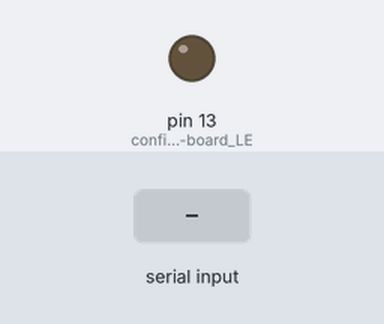
This sketch was run on a simulated Arduino Uno, built with avr-gcc and run on an emulated ATmega328P. Parts: output pins drawn as LEDs (lit = HIGH). Inputs (shaded band) come from the test bench. What the sketch prints to the serial monitor is not drawn.

Above: at 1.2 s.
1.3 s: "1" received over Serial
At 1.9 s:
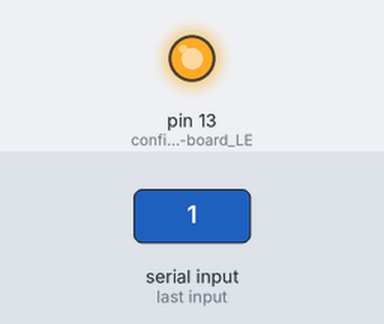
2.8 s: "0" received over Serial
At 3.1 s:
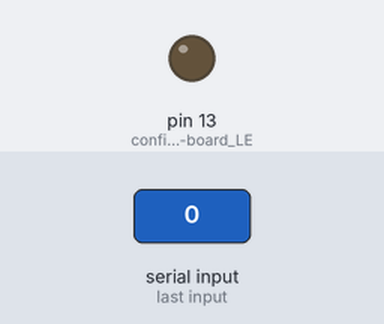
Timing chart, 0 to 5.8 s (numbered marks = the images above; inputs shaded):
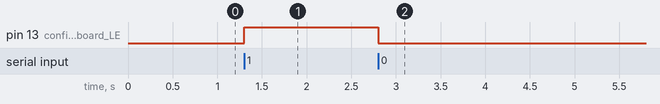

Measured:
- after the input at 1.3 s, pin 13 (configure_the_on-board_LE): LOW → HIGH at once
- after the input at 2.8 s, pin 13 (configure_the_on-board_LE): HIGH → LOW at once

The sketch:

comPC2Arduino_test.ino
```cpp
void setup() {
  // put your setup code here, to run once:
  Serial.begin(9600); // set the baud rate of 9600 bps
  Serial.println("Ready"); // print "Ready" once
  pinMode (13, OUTPUT); // configure the on-board LED as output
}

void loop() {
  // put your main code here, to run repeatedly

  if (Serial.available())// if the receiver is full
  {
    switch (Serial.read())
    {
      case '0': digitalWrite(13, LOW);
                break;
      case '1': digitalWrite(13, HIGH);
                break;
      default:  break;
    }
    delay(1); // delay for 0.1 second for each loop
  }

}
```
